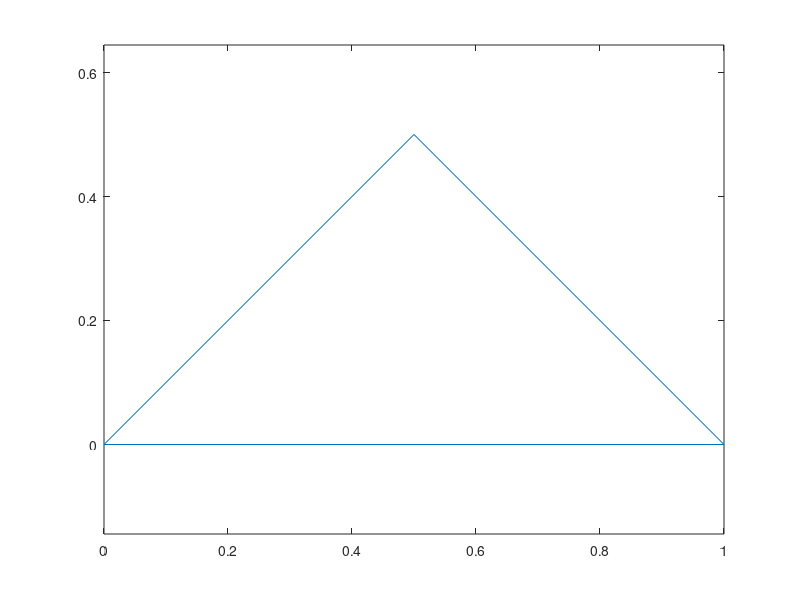

Here is the MATLAB script that generated this plot:

triangle = [0 0.5 1 0; 0 0.5 0 0];

trianglex = triangle(1,:);

triangley = triangle(2,:);

plot(trianglex, triangley)

axis('equal')